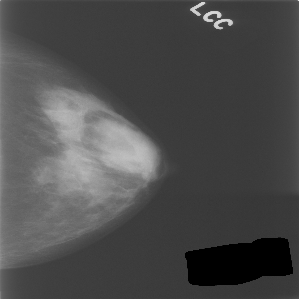
#> input picture data/ddsm/benign_without_callbacks/case0430/C_0430_1.LEFT_CC.png, 299 x 299 px; its folder holds only this picture in this run
$ python augment.py
#> lines starting #> are read from the running program, lines starting #| are printed output that depends on the picture
# adapted from https://gist.github.com/tomahim/9ef72befd43f5c106e592425453cb6ae
import os
import random
from shutil import copyfile
import numpy as np

# image processing library
import skimage as sk
from skimage import transform
from skimage import util
from skimage import io

INPUT_DATA_PATH = '../../data/ddsm'
OUTPUT_DATA_PATH = '../../data/augmented_data'
ROTATION_DEGREES = [0, 90, 180, 270]
MAX_CROP_SIZE = 50
SEED = 42
IMG_EXT = '.png'

def split_name(filename):
  name = os.path.splitext(filename)[0]
  ext = os.path.splitext(filename)[1]
  return name, ext

def rotate(img, degree):
  new_img = sk.transform.rotate(img, degree)
  return new_img

def zoom(img):
  width, height = img.shape
  crop_size = random.randint(0, MAX_CROP_SIZE)
  crop_width = width - crop_size
  crop_height = height - crop_size
  new_img = img[0:crop_width, 0:crop_height]
  new_img = sk.transform.resize(new_img, (width, height))
  return new_img

# loop over all the types of cases, then loop over all the cases
# for each case create 15 new cases:
# - 3 rotations (90, 180, and 270 degree) per each of the 4 images
# - 1 rescale (zoom in) per each of the 4 images
random.seed(SEED)
for type in os.listdir(INPUT_DATA_PATH):
  for category in os.listdir(INPUT_DATA_PATH):
    category_dir = os.path.join(INPUT_DATA_PATH, category)
    case_dirs = os.listdir(category_dir)

    for case_dir in case_dirs:
      for case_file in os.listdir(os.path.join(category_dir, case_dir)):
        case_file_path = os.path.join(INPUT_DATA_PATH, category, case_dir, case_file)

        new_case_path = os.path.join(OUTPUT_DATA_PATH, category, case_dir)
        new_case_file = os.path.join(new_case_path, case_file)
        if (not os.path.exists(new_case_path)):
          os.makedirs(new_case_path)

        if case_file.endswith(IMG_EXT):
          img_name, img_ext = split_name(case_file)
          # augment png
          case_file_to_transform = sk.io.imread(case_file_path)
#> case_file_to_transform is the input picture: shape (299, 299); min 0, max 222, mean 75.9

          # no flip, up-down, left-right, up-down and left-right
          flips = [('none', lambda x: x), ('ud', np.flipud), ('lr', np.fliplr), ('udlr', lambda x: np.fliplr(np.flipud(x)))]

          for rotation in ROTATION_DEGREES:
            for flip, flip_func in flips:
              for zoom_idx in range(3):
                new_name = "{}_{}{}_{}{}_{}{}{}".format(img_name, "rotated", rotation, "flipped", flip, "zoomed", zoom_idx, img_ext)
                new_path = os.path.join(OUTPUT_DATA_PATH, category, case_dir, new_name)
                if not os.path.exists(new_path):
                  image = rotate(case_file_to_transform, rotation)
                  image = flip_func(image)
                  if zoom_idx > 0:
                    image = zoom(image)
                  print(new_path)
                  sk.io.imsave(new_path, image)
#> this loop made 4 passes
#> pass 1, in zoom, `new_img = img[0:crop_width, 0:crop_height]`:
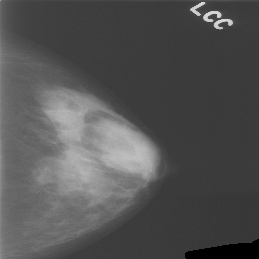
#> new_img: shape (259, 259) float64; min 0, max 0.851, mean 0.325
#> pass 1, in zoom (call 2), `new_img = img[0:crop_width, 0:crop_height]`:
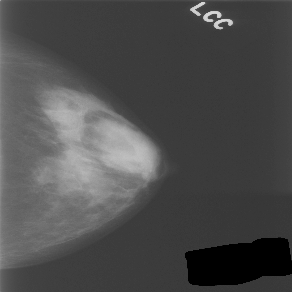
#> new_img: shape (292, 292) float64; min 0, max 0.851, mean 0.3
        else:
          # just copy it over with same name
          copyfile(case_file_path, new_case_file)

$ run again, on data/ddsm/benign_without_callbacks/case0444/C_0444_1.LEFT_MLO.png
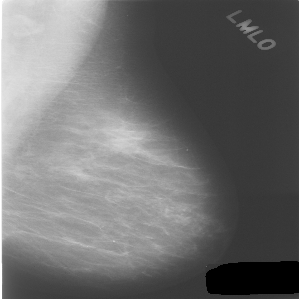
#> input picture data/ddsm/benign_without_callbacks/case0444/C_0444_1.LEFT_MLO.png, 299 x 299 px
#> case_file_to_transform is the input picture: shape (299, 299); min 0, max 255, mean 111
#> the loop `for rotation in ROTATION_DEGREES:` made 4 passes
#> pass 1, in zoom, `new_img = img[0:crop_width, 0:crop_height]`:
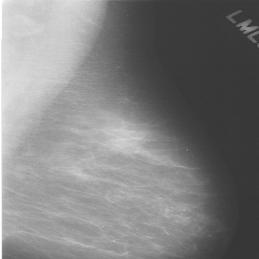
#> new_img: shape (259, 259) float64; min 0.208, max 1, mean 0.5
#> pass 1, in zoom (call 2), `new_img = img[0:crop_width, 0:crop_height]`:
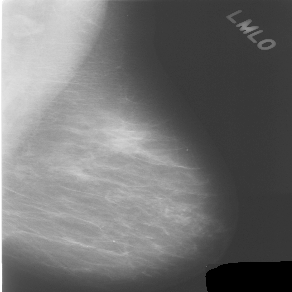
#> new_img: shape (292, 292) float64; min 0, max 1, mean 0.446
